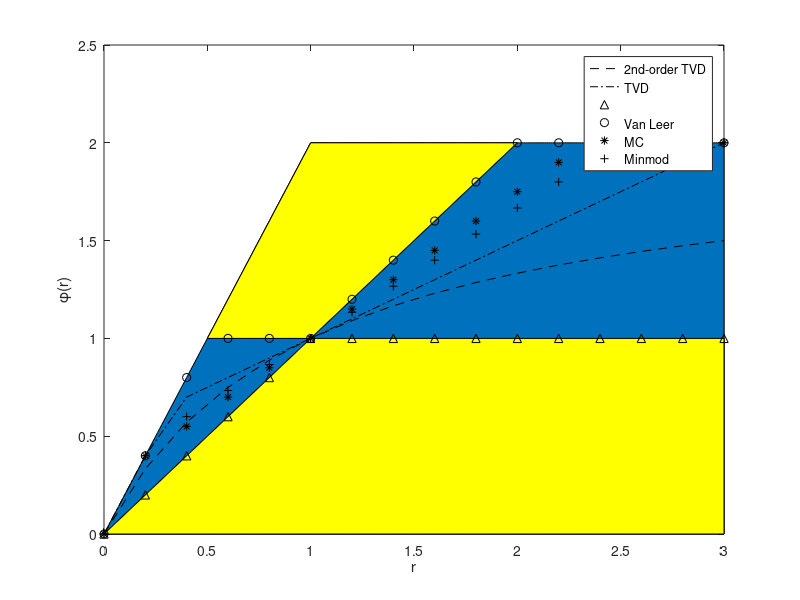

Reproduce this figure in MATLAB.
%...  The Matmol group (2016)
%...
    r = 0:0.01:3;
    y = min(2*r,2);
    area(r,y,'HandleVisibility','off')
    colormap spring
    ylabel('\phi(r)')
    xlabel('r')
    hold on
%...
    x = [0 1 3 3];
    y = [0 1 1 0];
    fill(x,y,'y','HandleVisibility','off');
    x2 = [0.5 1 2 1];
    y2 = [1   2 2 1];
    fill(x2,y2,'y','HandleVisibility','off')
%...
    for i=1:length(r),
        phi_van_leer(i)=(r(i)+abs(r(i)))/(1+abs(r(i)));
        phi_mc(i)=max(0,min([2*r(i) (1+r(i))/2 2]));
        phi_min_mod(i)=max(0,min([1 r(i)]));
        phi_superbee(i)=max([0 min(2*r(i),1) min(r(i),2)]);
        phi_smart(i)=max(0,min([4*r(i) (1+3*r(i))/4 2]));
        phi_koren(i)=max(0,min([2*r(i) (1+2*r(i))/3 2]));
    end
    plot(r(1:20:length(r)),phi_van_leer(1:20:length(r)),'--k')
    plot(r(1:20:length(r)),phi_mc(1:20:length(r)),'-.k')
    plot(r(1:20:length(r)),phi_min_mod(1:20:length(r)),'^k')
    plot(r(1:20:length(r)),phi_superbee(1:20:length(r)),'ok')
    plot(r(1:20:length(r)),phi_smart(1:20:length(r)),'*k')
    plot(r(1:20:length(r)),phi_koren(1:20:length(r)),'+k')
    legend('2nd-order TVD','TVD','','Van Leer','MC','Minmod','Superbee','Smart','Koren')
    xlabel('r')
    ylabel('\phi(r)')
    axis([0 3 0 2.5])

